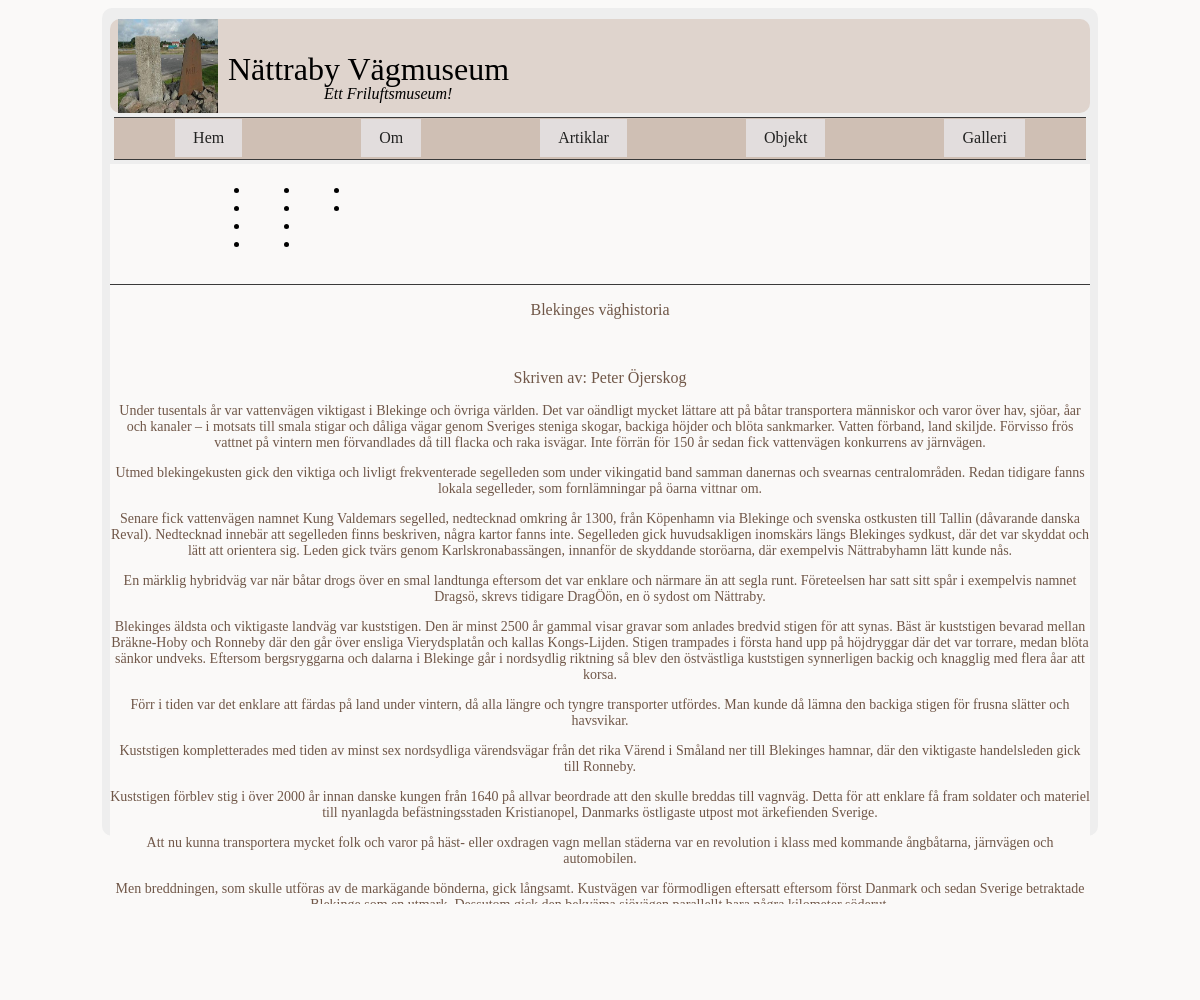
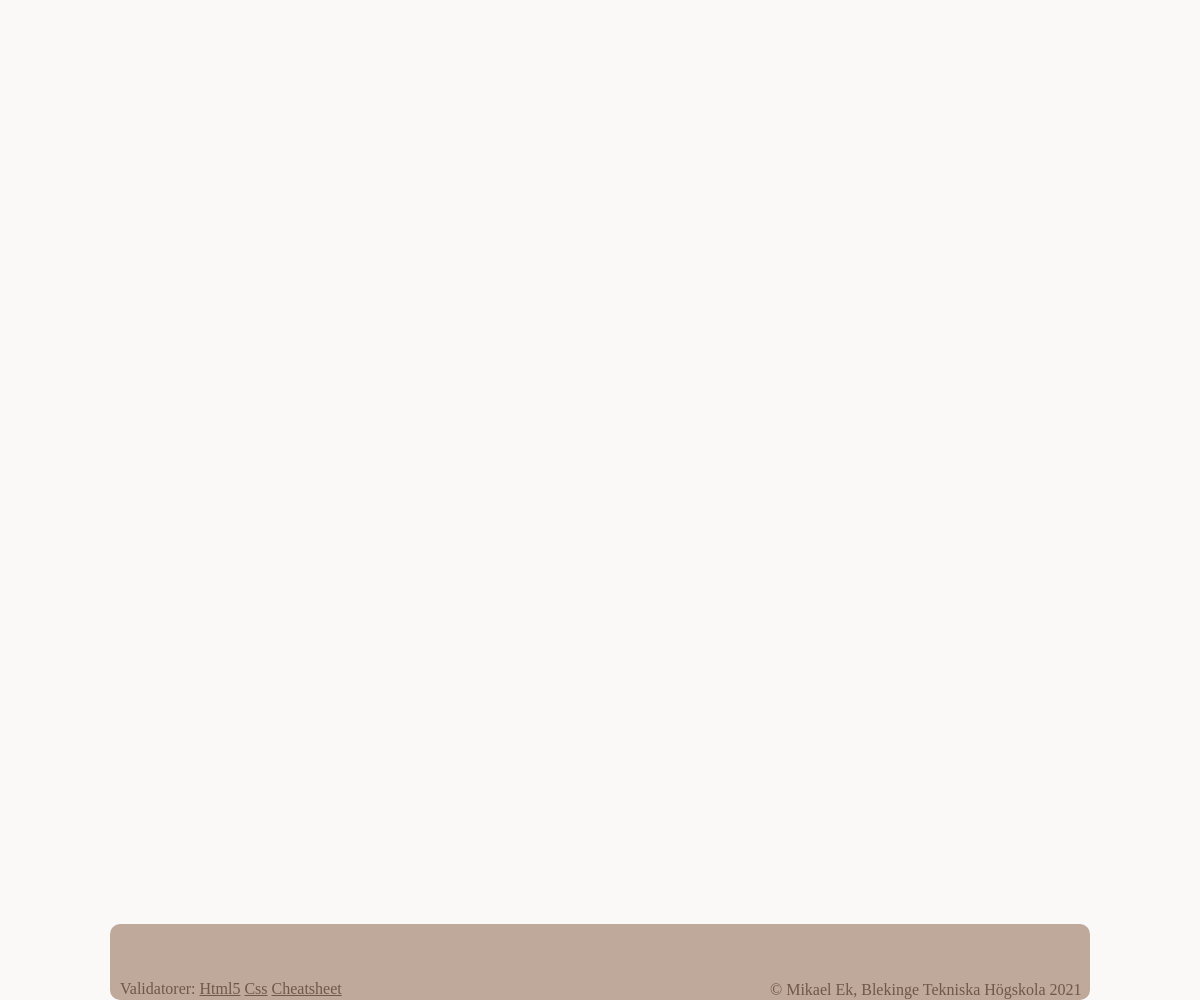
The page /article.php?page=article2 on the database its author committed (2 pictures, top to bottom).
### tables this page shows
CREATE TABLE article
(
    id INTEGER PRIMARY KEY NOT NULL,
    name TEXT UNIQUE NOT NULL,
    title TEXT NOT NULL,
    data TEXT NOT NULL,
    author TEXT NOT NULL,
    gps TEXT,
    mapImage TEXT,
    image1 TEXT,
    image1Alt TEXT,
    image1Text, TEXT,
    image2 TEXT,
    image2Alt TEXT,
    image2Text TEXT
);

### article.php (called while the page is built, shortened)
<?php
require __DIR__ . "/incl/header.php";
require __DIR__ . "/incl/multipage.php";
require __DIR__ . "/incl/footer.php";

### article/article2.php (the view, shortened to what this page needs)
<?php
$fileName = __DIR__ . "/../db/nvm2.sqlite";
$dsn = "sqlite:$fileName";
$db = connectToDatabase($dsn);
$sql = "SELECT * FROM article WHERE id = 18 ";
$stmt = $db->prepare($sql);
$stmt->execute();
$res = $stmt->fetchAll(PDO::FETCH_ASSOC);
$rows = null;
foreach ($res as $row) {
    $rows .= "<tr>";
    $rows .= "<td>{$row['name']}</td>";
    $rows .= "<td>{$row['title']}</td>";
    $rows .= "<td>{$row['data']}</td>";
    $rows .= "<td>{$row['author']}</td>";
    $rows .= "<td>{$row['gps']}</td>";
    $rows .= "<td>{$row['image1']}</td>";
    $rows .= "<td>{$row['image1Alt']}</td>";
    $rows .= "<td>{$row['image1Text']}</td>";
    $rows .= "</tr>\n";
}
?>
<div class="intro">
    <p><?php echo $row['title'] ?></p>
    <p><img src="img/150x150/<?php echo $row['image1'] ?>" alt=""></p>
    <p class=" author">Skriven av: <?php echo $row['author'] ?></p>
</div>
<div class="text-data">
    <p><?php echo $row['data'] ?></p>
</div>

### css/style.css (style rules this page uses)
html { background-color: #faf9f8; }
p { color: #705748; }
body { margin: 8px auto; padding: 8px; width: 980px; min-height: 800px; max-height: 800px; background-color: #eee; border-radius: 10px; padding-bottom: 20px; }
.intro { text-align: center; }
.text-data { text-align: center; font-size: 14px; }

### rows shown on the page
article: title "Blekinges väghistoria", author "Peter Öjerskog", data "Under tusentals år var vattenvägen viktigast i Blekinge och övriga världen. Det var oändligt mycket lättare att på båtar transportera människor och varor över hav, sjöar, åar och kanaler – i motsats till smala stigar och dåliga vägar genom Sveriges steniga skogar, backiga höjder och blöta sankmarker. Vatten förband, land skiljde. Förvisso frös vattnet på vintern men förvandlades då till flacka och raka isvägar. Inte förrän för 150 år sedan fick vattenvägen konkurrens av järnvägen. Utmed blekingekusten gick den viktiga och livligt frekventerade segelleden som under vikingatid band samman danernas och svearnas centralområden. Redan tidigare fanns lokala segelleder, som fornlämningar på öarna…"
